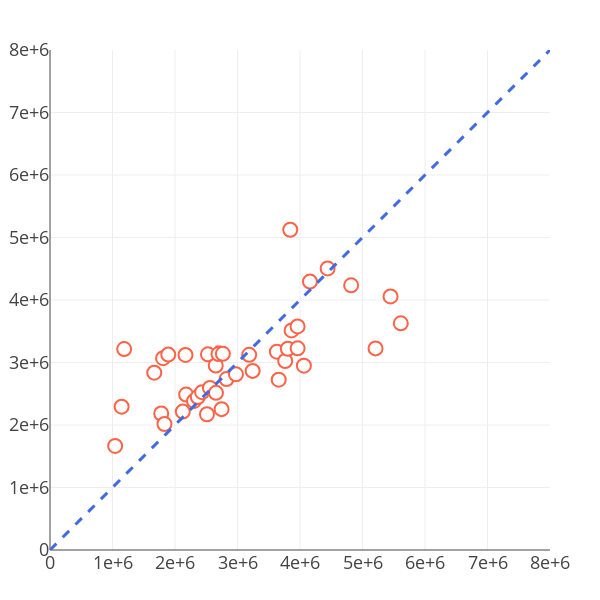

Source (notebook cell):
### Code cell
plot = valplot(data, 'see', writepath=None, theme='light')
